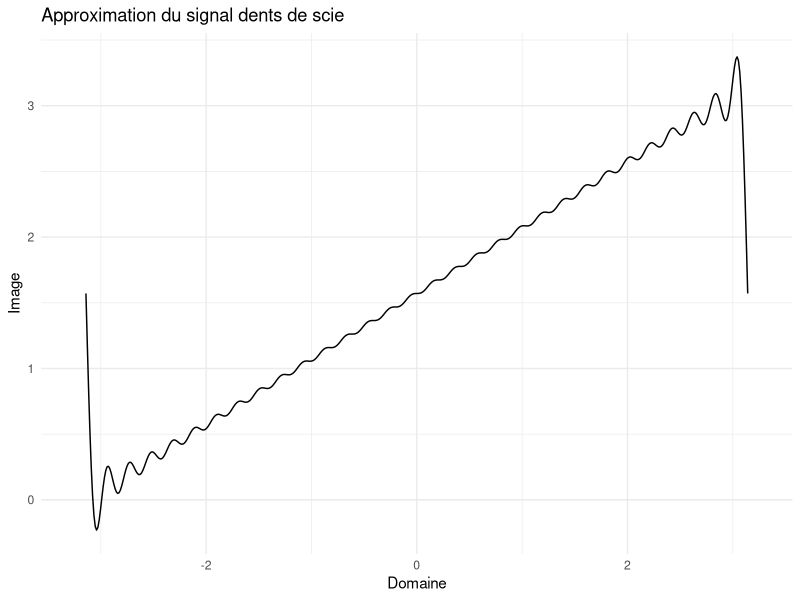

Here is the R script that generated this plot:
library(ggplot2)


# Indice de précision
précision <- 1:30
  
  # Vecteur du domaine de la fonction
  domaine <- seq(-pi, pi, length.out = 500)
  
  # Vecteur de l'image
  image <- rep(0,length(domaine))
  
  # Définir a0
  a0 <- pi
    
    # Définir an
    an <- function(k,t) {
      return(0) #expression pour an
    }
  
  # Définir bn
  bn <- function(k,t) {
    return(-cos(k*pi)/k)  }
  
  # Série de Fourier
  image <- image + a0/2
  for(k in précision) {
    image <- image + an(k,domaine) * cos(k*domaine) + bn(k,domaine) * sin(k*domaine) 
  }
  
  # Tableau (optionnel)
  sFourier <- data.frame(domaine, image)
  
  # Create the ggplot
  ggplot(sFourier, aes(x = domaine, y = image)) +
    geom_line(color = "black") +
    xlim(-0.1 - pi , pi + 0.1) +
    labs(title = "Approximation du signal dents de scie", x = "Domaine", y = "Image") +
    theme_minimal()
  
  